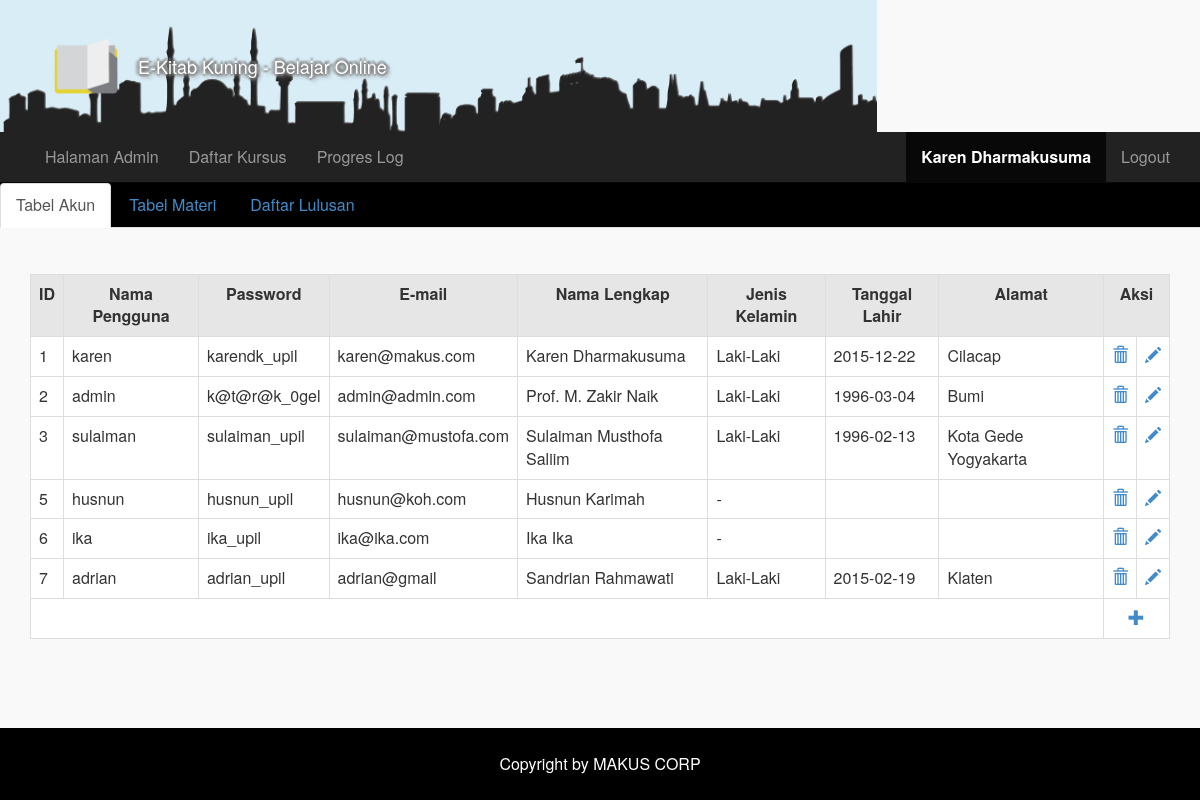
The page /admin.php (signed in) on the database its author committed.
### tables this page shows
CREATE TABLE IF NOT EXISTS `akun` (
  `akun_id` int(11) NOT NULL AUTO_INCREMENT,
  `username` varchar(20) NOT NULL,
  `password` varchar(18) NOT NULL,
  `email` varchar(25) NOT NULL,
  `nama_lengkap` varchar(30) NOT NULL,
  `jenis_kelamin` enum('Laki-Laki','Perempuan') DEFAULT NULL,
  `tanggal_lahir` date DEFAULT NULL,
  `alamat` varchar(300) DEFAULT NULL,
  `status` enum('0','1','2') NOT NULL DEFAULT '1',
  `keterangan` text,
  `sertifikat` int(1) NOT NULL DEFAULT '0',
  PRIMARY KEY (`akun_id`),
  UNIQUE KEY `username` (`username`)
);

### admin.php (the view, shortened to what this page needs)
<?php
$sql="SELECT * FROM akun WHERE akun_id='".$_SESSION['userid']."'";
$query=mysql_query($sql);
$profil=mysql_fetch_array($query);
?>
<!DOCTYPE html>
<html lang="en">
  <head>
	<link href="lib/css/bootstrap.css" rel="stylesheet">
	<link href="lib/css/style.css" rel="stylesheet">
	<link href="lib/css/style1.css" rel="stylesheet">
  </head>
  <body>
<?php include 'layout/navbar_utama.php';?>
<?php include 'layout/navbar_admin.php';?>
   <div style="color:white; background-color:black;">
	  <ul class="nav nav-tabs" role="tablist">
	    <li role="presentation" class="active"><a href="#akun" aria-controls="akun" role="tab" data-toggle="tab" >Tabel Akun</a></li>
	    <li role="presentation"><a href="#materi" aria-controls="materi" role="tab" data-toggle="tab">Tabel Materi</a></li>
	    <li role="presentation"><a href="#sertifikat" aria-controls="sertifikat" role="tab" data-toggle="tab">Daftar Lulusan</a></li>
	  </ul>
  </div>
  <br><br>
    <div class="container">
<div>
	<div class="tab-content">
	  <div role="tabpanel" class="tab-pane fade in active" id="akun">
	      <table width="100%" border="0" class="table table-hover table-bordered">
				<tr class="info" align="middle"   style="background-color:#e6e6e6; ">
					<td ><b>ID</b></td>
					<td><b>Nama Pengguna</b></td>
					<td><b>Password</b></td>
					<td><b>E-mail</b></td>
					<td><b>Nama Lengkap</b></td>
					<td><b>Jenis Kelamin</b></td>
					<td><b>Tanggal Lahir</b></td>
					<td><b>Alamat</b></td>
					<td colspan="2" align="center"><b>Aksi</b></td>
				</tr>
				<?php
				 $sql_akun="select * from akun";
				 $qry_akun=mysql_query($sql_akun);
				 while($data=mysql_fetch_array($qry_akun)){
				?>
				<tr bgcolor="white">
					<td><?php echo $data['akun_id'];?></td>
					<td><?php echo $data['username'];?></td>
					<td><?php echo $data['password'];?></td>
					<td><?php echo $data['email'];?></td>
					<td><?php echo $data['nama_lengkap'];?></td>
					<td><?php if($data['jenis_kelamin']=='Laki-Laki'){echo "Laki-Laki";} else if($data['jenis_kelamin']=='Perempuan'){echo "Perempuan";}else {echo "-";}?></td>
					<td><?php echo $data['tanggal_lahir'];?></td>
					<td><?php echo $data['alamat'];?></td>
					<td align="center">
						<a class="glyphicon glyphicon-trash" title="hapus"></a>
					</td>
					<td align="center">
						<a class="glyphicon glyphicon-pencil" title="edit"></a>
					</td>
				</tr>
				<?php
				}
				?>
				<tr bgcolor="white">
					<td colspan="8"></td>
					<td  colspan="2" align="center"><a class="glyphicon glyphicon-plus" title="tambah"></a></td>
				</tr>
		  </table>
	  </div>
	</div>
</div>
    </div>
    <br><br><br>
    <?php include 'layout/footer.php';?>
  </body>
</html>

### layout/navbar_admin.php (shortened to what this page needs)
<div class="navbar navbar-inverse navbar-static-top">
    <div class="container">
        <div class="collapse navbar-collapse navHeaderCollapse">
          <ul class="nav navbar-nav navbar-justified">
            <li><a href="admin.php">Halaman Admin</a></li>
            <li class=""><a href="user.php">Daftar Kursus</a></li>
            <li><a href="logkursus.php">Progres Log</a></li>
          </ul>
          <ul class="nav navbar-nav navbar-right">
            <li class="active">
              <a href="profil.php">
                  <strong>
                    <?php echo $profil['nama_lengkap']  ?>
                  </strong>
              </a>
            </li>
            <li><a href="logout.php">Logout</a></li>
          </ul>
        </div>
    </div>
</div>

### admin.php (style rules this page uses)
body { margin: 0; padding: 0; outline: 0; font-size: 12pt; }

### rows shown on the page
akun: nama_lengkap "Karen Dharmakusuma", akun_id "1", username "karen", password "karendk_upil", email "karen@makus.com", jenis_kelamin "Laki-Laki", tanggal_lahir "2015-12-22", alamat "Cilacap"
akun: akun_id "2", username "admin", password "k@t@r@k_0gel", email "admin@admin.com", nama_lengkap "Prof. M. Zakir Naik", jenis_kelamin "Laki-Laki", tanggal_lahir "1996-03-04", alamat "Bumi"
akun: akun_id "3", username "sulaiman", password "sulaiman_upil", email "sulaiman@mustofa.com", nama_lengkap "Sulaiman Musthofa Saliim", jenis_kelamin "Laki-Laki", tanggal_lahir "1996-02-13", alamat "Kota Gede Yogyakarta"
akun: akun_id "5", username "husnun", password "husnun_upil", email "husnun@koh.com", nama_lengkap "Husnun Karimah"
akun: akun_id "6", username "ika", password "ika_upil", email "ika@ika.com", nama_lengkap "Ika Ika"
akun: akun_id "7", username "adrian", password "adrian_upil", email "adrian@gmail", nama_lengkap "Sandrian Rahmawati", jenis_kelamin "Laki-Laki", tanggal_lahir "2015-02-19", alamat "Klaten"

### other values the page prints
$namaaplikasi "E-Kitab Kuning - Belajar Online"
